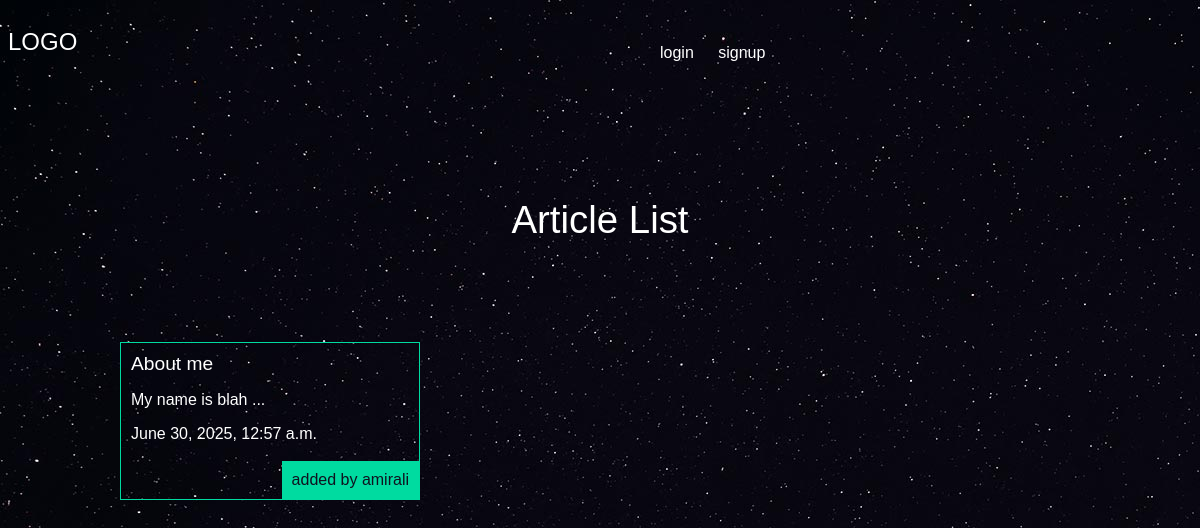
/articles/, run on an earlier commit of the app's database.
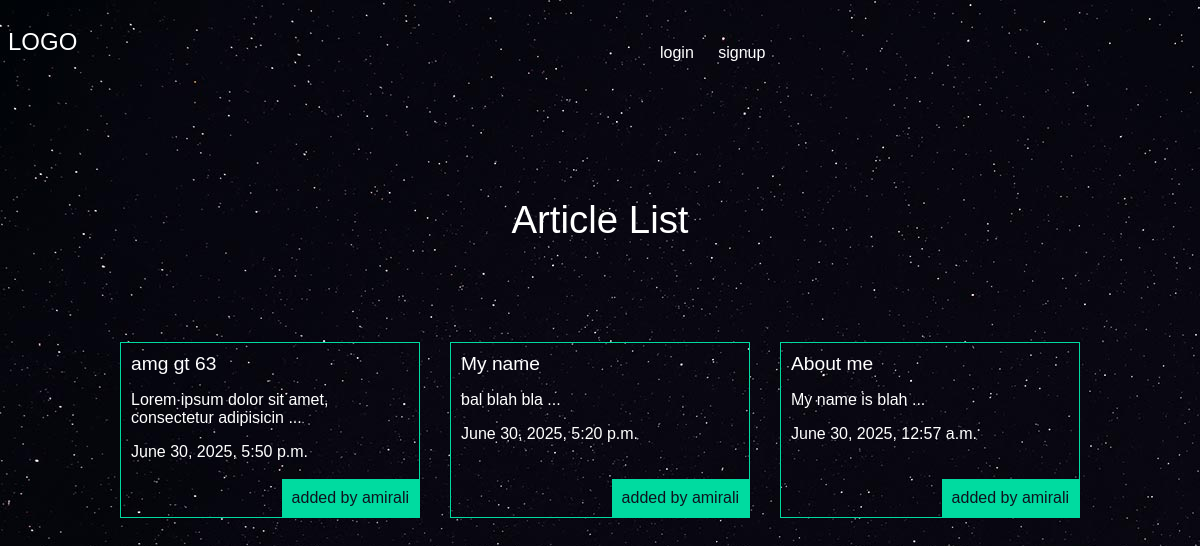
And on a later commit of the database.
### articles/models.py (models this page shows, shortened)
class Article(models.Model):
    title = models.CharField()
    slug = models.SlugField()
    body = models.TextField()
    date = models.DateTimeField(auto_now_add=True)
    image = models.ImageField(default='default.jpg', blank=True)
    author = models.ForeignKey(User, default=None, on_delete=models.CASCADE)
    def snippet(self):
        return self.body[:50] + ' ...'

### articles/views.py (the view)
# urls.py: path("", views.articles_list, name="list"),
def articles_list(request):
    articles = models.Article.objects.all().order_by('-date')
    args = {'articles': articles}
    return render(request, 'articles/articlelist.html', args)

### articles/templates/articles/articlelist.html (shortened to what this page needs)
{%extends 'base.html'%}
{%block content%}
<h1>Article List</h1>
<div class="articles">
    {% for article in articles %}
    <div class="article">
        <h2>
            <a href="{% url 'articles:detail' slug=article.slug %}">{{ article.title }}</a>
        </h2>
        <p>
            {{article.snippet}}
        </p>
        <p>
            {{article.date}}
        </p>
        <p class="author">added by {{article.author.username}}</p>
    </div>
    {% endfor %}
</div>
{%endblock%}

### templates/base.html (shortened to what this page needs)
{% load static %}
<!DOCTYPE html>
<html lang="en">
<head>
    <link rel="stylesheet" href="{% static 'styles.css' %}">
</head>
<body>
    <header>
        <h2><a href="{% url 'articles:list' %}">LOGO</a></h2>
        <nav>
            <ul>
                {% if user.is_authenticated %}
                <li>
                    <form action="{% url 'accounts:logout' %}" method="post" class="logout-link">
                        {% csrf_token %}
                        <button type="submit">logout</button>
                    </form>
                </li>
                <li>
                    <a class="highlight" href="{% url 'articles:create' %}">create new article</a>
                </li>
                {% else %}
                <li>
                    <a href="{% url 'accounts:login' %}">login</a>
                </li>
                <li>
                    <a href="{% url 'accounts:signup' %}">signup</a>
                </li>
                {%endif%}
            </ul>
        </nav>
    </header>
    <div class="wrapper">
        {% block content %}
        {% endblock %}
    </div>
</body>
</html>

### assets/styles.css (style rules this page uses)
body { background-color: #0f121f; background-image: url(stars.jpg); background-attachment: fixed; color: #fff; }
body * { font-family: arial; }
h1,h2,h3,h4,h5 { font-weight:normal; margin:0; }
a, a:hover, a:visited { color: #fff; text-decoration: none; }
.wrapper { max-width: 960px; margin:0 auto; }
div.wrapper h1 { text-align:center; margin:100px auto; font-size: 2.4em; }
header { display:grid; grid-template-columns:1fr 1fr; padding: 20px 0; }
nav li { display:inline-block; margin-left: 20px; }
.articles { display: grid; grid-template-columns: 1fr 1fr 1fr; grid-gap: 30px; }
.article { padding: 10px; border: 1px solid #00dba0; position: relative; padding-bottom: 40px; }
.article h2 { font-size: 1.2em; }
.article .author { padding: 10px; background-color: #00dba0; position: absolute; right: 0; bottom: 0; margin: 0; color: #0f121f }

What changed in the data, as far as the page shows it:
added Article: title "amg gt 63", snippet "Lorem ipsum dolor sit amet, consectetur adipisicin ...", date "June 30, 2025, 5:50 p.m.", author.username "amirali"
added Article: title "My name", snippet "bal blah bla ...", date "June 30, 2025, 5:20 p.m.", author.username "amirali"
